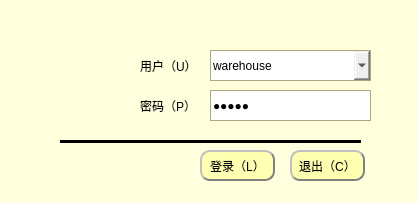
<?xml version="1.0" encoding="UTF-8"?>
<ui version="4.0">
 <class>LoginDialog</class>
 <widget class="QDialog" name="LoginDialog">
  <property name="geometry">
   <rect>
    <x>0</x>
    <y>0</y>
    <width>418</width>
    <height>203</height>
   </rect>
  </property>
  <property name="windowTitle">
   <string>Dialog</string>
  </property>
  <property name="windowIcon">
   <iconset resource="../res.qrc">
    <normaloff>:/image/login.png</normaloff>:/image/login.png</iconset>
  </property>
  <property name="styleSheet">
   <string notr="true">QDialog{
background-color: rgb(255, 255, 222);}

QLineEdit{
	border: 1px solid  #aaaa7f;
}
QComboBox{
	border: 1px solid  #aaaa7f;
}

QPushButton{background-color:rgb(255, 255 , 178);

color: black;  
border-radius: 10px; 
border: 2px groove gray; 

 border-style: outset;
}

QPushButton:hover{background-color: rgb(255, 219, 92);
color: black ;
}

QPushButton:pressed{background-color:rgb(255, 175, 68);

border-style: inset; }

</string>
  </property>
  <widget class="QPushButton" name="LoginButton">
   <property name="geometry">
    <rect>
     <x>200</x>
     <y>150</y>
     <width>75</width>
     <height>31</height>
    </rect>
   </property>
   <property name="text">
    <string>登录（L）</string>
   </property>
  </widget>
  <widget class="QPushButton" name="ExitLoginButton">
   <property name="geometry">
    <rect>
     <x>290</x>
     <y>150</y>
     <width>75</width>
     <height>31</height>
    </rect>
   </property>
   <property name="text">
    <string>退出（C）</string>
   </property>
  </widget>
  <widget class="QLabel" name="label">
   <property name="geometry">
    <rect>
     <x>140</x>
     <y>50</y>
     <width>61</width>
     <height>31</height>
    </rect>
   </property>
   <property name="mouseTracking">
    <bool>false</bool>
   </property>
   <property name="acceptDrops">
    <bool>false</bool>
   </property>
   <property name="text">
    <string>用户（U）：</string>
   </property>
  </widget>
  <widget class="QLabel" name="label_2">
   <property name="geometry">
    <rect>
     <x>140</x>
     <y>90</y>
     <width>61</width>
     <height>31</height>
    </rect>
   </property>
   <property name="text">
    <string>密码（P）：</string>
   </property>
  </widget>
  <widget class="QComboBox" name="ID_comboBox">
   <property name="enabled">
    <bool>true</bool>
   </property>
   <property name="geometry">
    <rect>
     <x>210</x>
     <y>50</y>
     <width>161</width>
     <height>31</height>
    </rect>
   </property>
   <property name="font">
    <font>
     <family>Times New Roman</family>
     <pointsize>14</pointsize>
    </font>
   </property>
   <property name="editable">
    <bool>true</bool>
   </property>
   <item>
    <property name="text">
     <string>warehouse</string>
    </property>
   </item>
   <item>
    <property name="text">
     <string>cashier</string>
    </property>
   </item>
  </widget>
  <widget class="QLineEdit" name="PwdlineEdit">
   <property name="geometry">
    <rect>
     <x>210</x>
     <y>90</y>
     <width>161</width>
     <height>31</height>
    </rect>
   </property>
   <property name="text">
    <string>admin</string>
   </property>
   <property name="echoMode">
    <enum>QLineEdit::Password</enum>
   </property>
  </widget>
  <widget class="QLabel" name="label_3">
   <property name="geometry">
    <rect>
     <x>40</x>
     <y>50</y>
     <width>81</width>
     <height>81</height>
    </rect>
   </property>
   <property name="styleSheet">
    <string notr="true">border-image: url(:/image/login.png);</string>
   </property>
   <property name="text">
    <string/>
   </property>
  </widget>
  <widget class="QFrame" name="frame">
   <property name="geometry">
    <rect>
     <x>60</x>
     <y>140</y>
     <width>301</width>
     <height>3</height>
    </rect>
   </property>
   <property name="styleSheet">
    <string notr="true">background-color: rgb(0, 0, 0);
max-height:0.5;</string>
   </property>
   <property name="frameShape">
    <enum>QFrame::StyledPanel</enum>
   </property>
   <property name="frameShadow">
    <enum>QFrame::Raised</enum>
   </property>
  </widget>
 </widget>
 <resources>
  <include location="../res.qrc"/>
 </resources>
 <connections/>
</ui>
